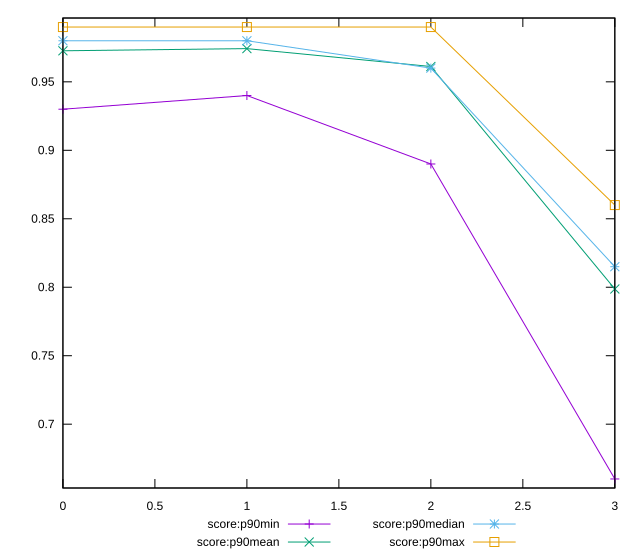

Recreate this plot in gnuplot.
reset

$scoreP90Min <<EOF
0 0.93
1 0.94
2 0.89
3 0.66
EOF

$scoreP90Mean <<EOF
0 0.9726595744680849
1 0.9742553191489358
2 0.961170212765957
3 0.7987234042553192
EOF

$scoreP90Median <<EOF
0 0.98
1 0.98
2 0.96
3 0.815
EOF

$scoreP90Max <<EOF
0 0.99
1 0.99
2 0.99
3 0.86
EOF

set key outside below
set xrange [0:3]
set yrange [0.6534:0.9966]
set trange [0.6534:0.9966]
set terminal svg size 640, 560 enhanced background rgb 'white'
set output "reports/report_00028_2021-02-24T12-49-42.674Z/first-contentful-paint/progression/score.svg"

plot $scoreP90Min title "score:p90min" with linespoints, \
     $scoreP90Mean title "score:p90mean" with linespoints, \
     $scoreP90Median title "score:p90median" with linespoints, \
     $scoreP90Max title "score:p90max" with linespoints

reset
